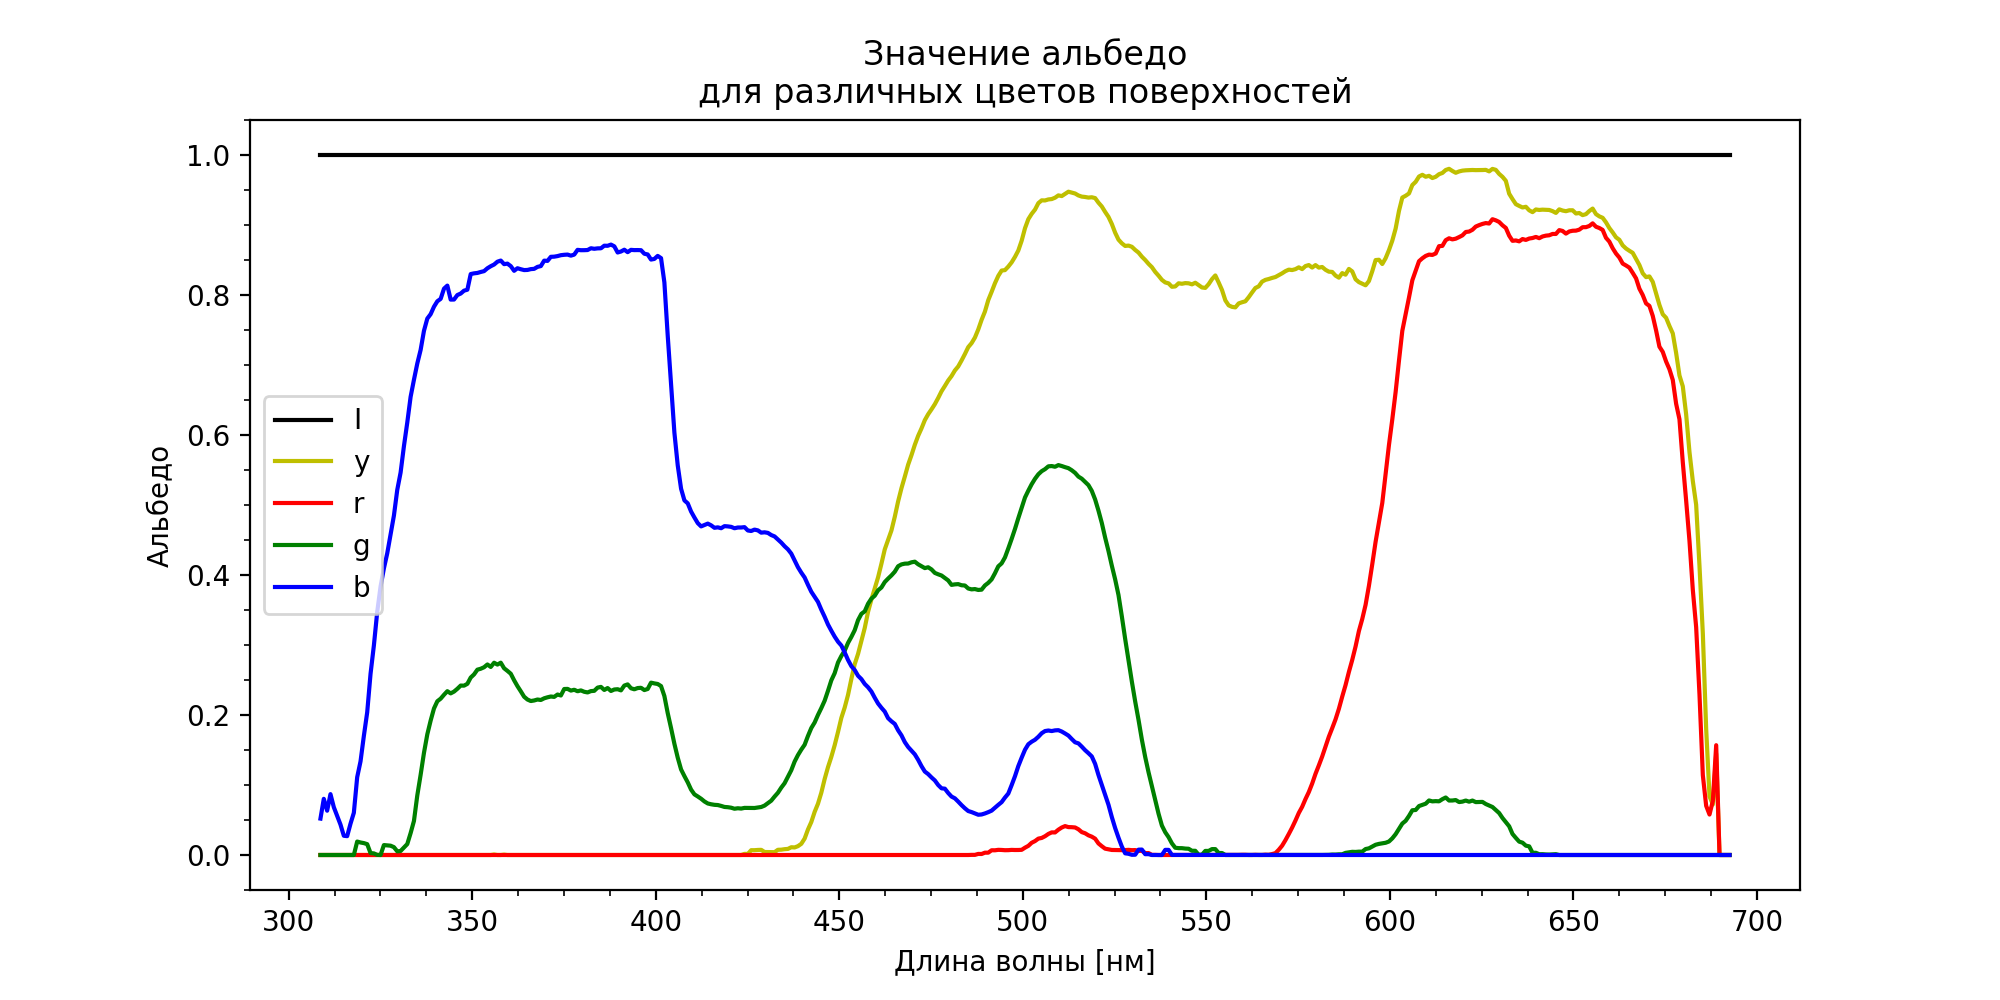

Source code (Python):
import numpy as np
import matplotlib.pyplot as plt
import matplotlib.ticker as ticker
import imageio.v2 as imageio
from cycler import cycler

o = []
with open(r'coefficients.txt') as f:
    for line in f:
        o.append(float(line))
k = o[0]
c = o[1]

def calib(x, pos):
    return int(x * k + c)
def readIntensity(photoName):
    photo = imageio.imread(photoName)
    background = photo[896:1111, 664:1093, 0:3]

    cut = photo[896:1111, 664:1093, 0:3]
    rgb = np.mean(cut, axis=0)
    luma = 0.2989 * rgb[:, 0] + 0.5866 * rgb[:, 1] + 0.1144 * rgb[:, 2]

    plt.rc('axes', prop_cycle=(cycler('color', ['r', 'g', 'b'])))
    return luma

fig = plt.figure(figsize=(10, 5), dpi=200)
ax = fig.add_subplot()

plt.title('Значение альбедо\nдля различных цветов поверхностей')
plt.xlabel('Длина волны [нм]')
plt.ylabel('Альбедо')
plt.minorticks_on()
def albedo(i1, i2):
    return np.delete(readIntensity(i1)/readIntensity(i2), [-1, 0, 1, 2, 3, 4])
print(albedo('green_spec.jpg', 'white_spec.jpg'))

plt.plot(albedo('white_spec.jpg', 'white_spec.jpg'), 'black', label='I')
plt.plot((albedo('yellow_spec.jpg', 'white_spec.jpg')), 'y', label='y')
plt.plot((albedo('red_spec.jpg', 'white_spec.jpg')), 'r', label='r')
plt.plot((albedo('green_spec.jpg', 'white_spec.jpg')), 'g', label='g')
plt.plot((albedo('blue_spec.jpg', 'white_spec.jpg')), 'b', label='b')
plt.legend()
start, end = ax.get_xlim()
ax.xaxis.set_ticks(((np.arange(((start * k + c) // 50 + 1) * 50, end * k + c, 50, dtype=int)) - c) / k)
ax.xaxis.set_major_formatter(ticker.FuncFormatter(calib))

plt.savefig('Albedo.png')
plt.show()